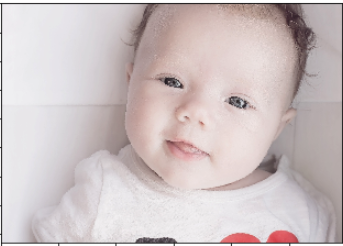
#> input picture Face_detection/baby2.png, 343 x 246 px
$ python code.py
#> lines starting #> are read from the running program, lines starting #| are printed output that depends on the picture; after the words box and inside, x2 and y2 are one past the last pixel; in counts of white or black regions, pixels touching at a corner belong together
# -*- coding: utf-8 -*-
"""
Created on Sat May 25 16:16:51 2019

@author: maitr
"""

# =============================================================================
# import numpy as np
# import cv2
# import matplotlib.pyplot as plt
# img_raw = cv2.imread('image.jpg')
#
# print(type(img_raw))
#
#
# img_raw.shape
#
# #plt.imshow(img_raw)
#
# img_rgb = cv2.cvtColor(img_raw, cv2.COLOR_BGR2RGB)
# plt.imshow(img_rgb)
#
# =============================================================================
# =============================================================================
# import cv2
# img = cv2.imread('image.jpg')
# while True:
#     cv2.imshow('mandrill',img)
#
#     if cv2.waitKey(1) & 0xFF == 27:
#         break
#
#
# cv2.destroyAllWindows()
#
#
# =============================================================================

import numpy as np
import cv2
import matplotlib.pyplot as plt
#%matplotlib inline

def convertToRGB(image):
    return cv2.cvtColor(image, cv2.COLOR_BGR2RGB)


#Loading the image to be tested
test_image = cv2.imread('baby2.png')
#> test_image is the input picture: shape (246, 343, 3); mean B, G, R 194.5, 193.9, 205.3
#test_image=convertToRGB(test_image)

#Converting to grayscale
test_image_gray = cv2.cvtColor(test_image, cv2.COLOR_BGR2GRAY)
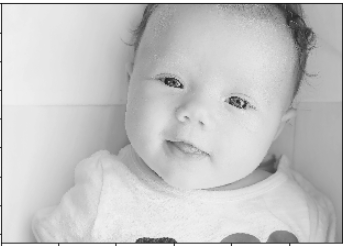
#> test_image_gray: shape (246, 343); min 24, max 255, mean 197.4

# Displaying the grayscale image
plt.imshow(test_image_gray, cmap='gray')
#Since we know that OpenCV loads an image in BGR format, so we need to convert it into RBG format to be able to display its true colors. Let us write a small function for that.


haar_cascade_face = cv2.CascadeClassifier('D:\Study\Face_Detection\data\haarcascades\haarcascade_frontalface_default.xml')

faces_rects = haar_cascade_face.detectMultiScale(test_image_gray, scaleFactor = 1.2, minNeighbors = 5);
#> faces_rects = [[113, 28, 178, 178]]

# Let us print the no. of faces found
print('Faces found: ', len(faces_rects))
#| Faces found:  1

for (x,y,w,h) in faces_rects:
     cv2.rectangle(test_image, (x, y), (x+w, y+h), (0, 255, 0), 2)
#> this loop made 1 pass
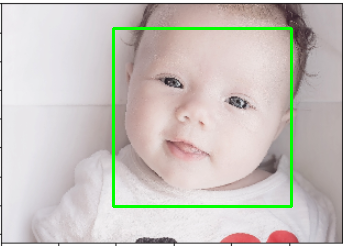
#> test_image: shape (246, 343, 3); 2.53% of pixels changed, all inside (x1, y1, x2, y2) = (112, 27, 293, 208)

#convert image to RGB and show image

plt.imshow(convertToRGB(test_image))
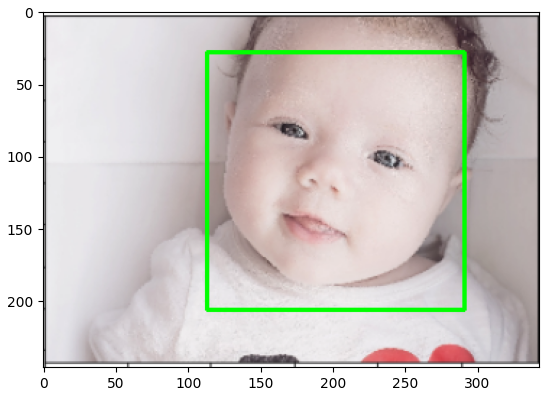
#> figure drawn by matplotlib, 1 panel

$ run again, with Face_detection/baby1.jpg saved as Face_detection/baby2.png
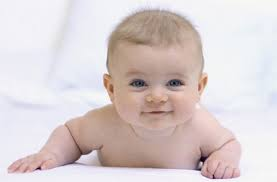
#> input picture Face_detection/baby1.jpg, 277 x 182 px
#> test_image is the input picture: shape (182, 277, 3); mean B, G, R 207.8, 207.3, 218.5
#> `test_image_gray = cv2.cvtColor(test_image, cv2.COLOR_BGR2GRAY)`:
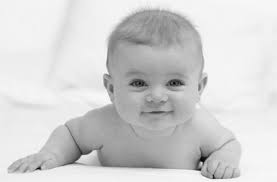
#> test_image_gray: shape (182, 277); min 1, max 254, mean 210.7
#> faces_rects = ()
#| Faces found:  0
#> `plt.imshow(convertToRGB(test_image))`:
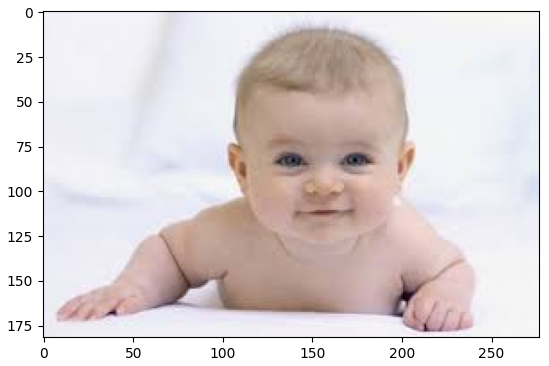
#> figure drawn by matplotlib, 1 panel
